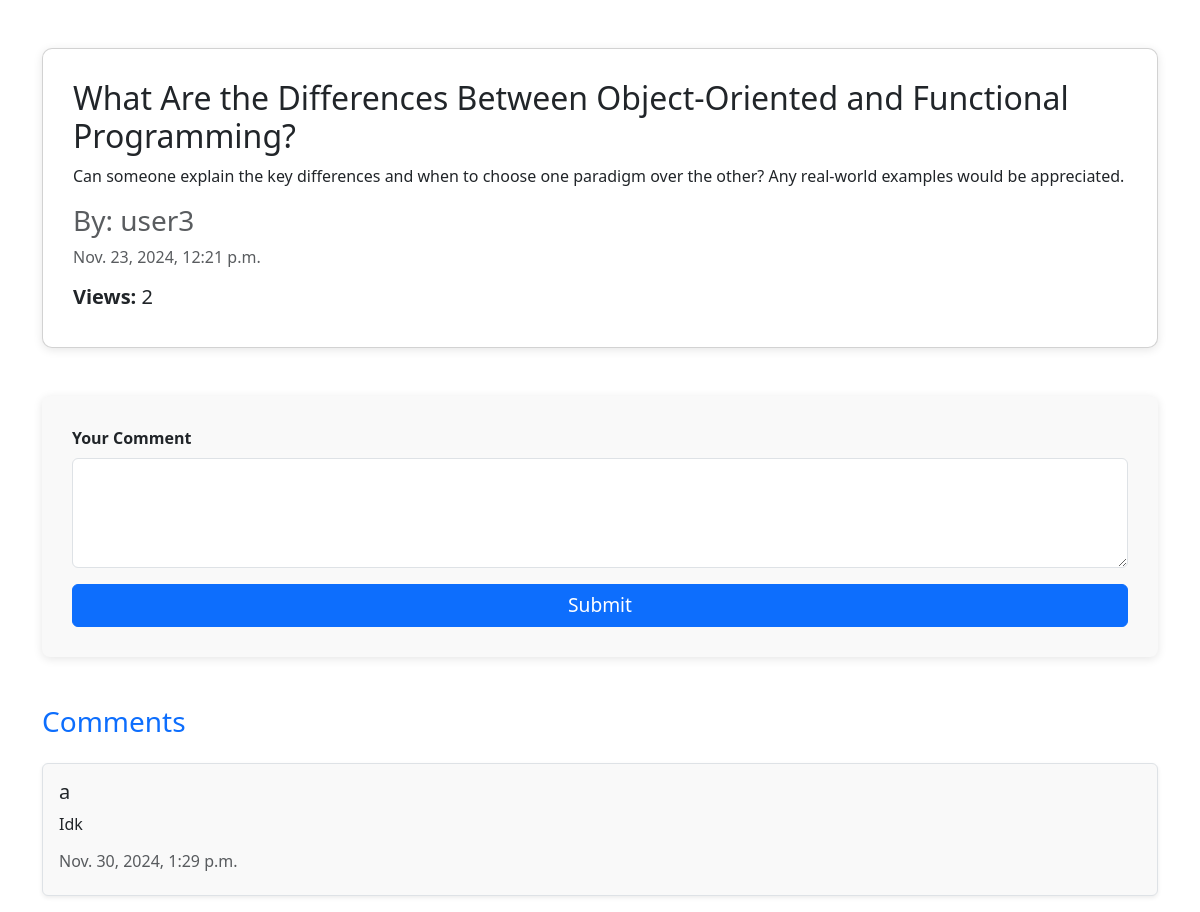
The page /forum/posts/3/ (signed in) on the database its author committed.
### forum/models.py (models this page shows, shortened)
class Post(models.Model):
    title = models.CharField(max_length=255)
    text = models.TextField()
    created_at = models.DateTimeField(auto_now_add=True)
    branch = models.ForeignKey(Branch, on_delete=models.CASCADE)
    author = models.ForeignKey(User, on_delete=models.CASCADE)
    views = models.PositiveIntegerField(default=0)

class Comment(models.Model):
    text = models.TextField()
    author = models.ForeignKey(User, on_delete=models.CASCADE)
    post = models.ForeignKey(Post, on_delete=models.CASCADE)
    created_at = models.DateTimeField(auto_now_add=True)

### forum/views.py (the view)
# urls.py: path('posts/<int:post_id>/', views.show_post, name='post')
@login_required
def show_post(request, post_id):
    if request.method == 'POST':
        form = CommentForm(request.POST)
        if form.is_valid():
            comment = form.save(commit=False)
            comment.author = request.user
            comment.post = Post.objects.get(id=post_id)
            comment.save()
            return redirect('post', post_id=post_id)
    else:
        form = CommentForm()
    post = get_object_or_404(Post, id=post_id)
    viewed_posts = request.session.get('viewed_posts', [])
    if post_id not in viewed_posts:
        post.views += 1
        post.save()
        viewed_posts.append(post_id)
        request.session['viewed_posts'] = viewed_posts
    comments = Comment.objects.filter(post=post)
    return render(request, 'forum/show_post.html', {'post': post, 'comments': comments, 'form': form})

### forum/forms.py
class CommentForm(forms.ModelForm):
    class Meta:
        model = Comment
        fields = ['text']

### forum/templates/forum/show_post.html (shortened to what this page needs)
<!DOCTYPE html>
<html lang="en">
<head>
    <link href="https://cdn.jsdelivr.net/npm/bootstrap@5.3.2/dist/css/bootstrap.min.css" rel="stylesheet">
</head>
<body>
    <div class="container mt-5">
        <div id="post" class="mb-5">
            <div class="card post-card mb-4">
                <div class="card-body post-card-body">
                    <h1 class="card-title">{{ post.title }}</h1>
                    <p class="card-text">{{ post.text }}</p>
                    <h3 class="text-muted">By: {{ post.author }}</h3>
                    <p class="text-muted">{{ post.created_at }}</p>
                    <h5><strong>Views:</strong> {{ post.views }}</h5>
                </div>
            </div>
        </div>
        <div class="form-container mb-5">
            <form method="post" action="#">
                <div class="mb-3">
                    <label for="commentText" class="form-label">Your Comment</label>
                    <textarea id="commentText" name="text" class="form-control w-100" rows="4"></textarea>
                </div>
                <button type="submit" class="btn btn-primary">Submit</button>
            </form>
        </div>
        <div id="comments">
            <h3 class="mb-4 text-primary">Comments</h3>
            {% if comments %}
                {% for comment in comments %}
                    <div class="comment mb-3 p-3 border rounded shadow-sm">
                        <h5 class="mb-2 font-weight-bold">{{ comment.author }}</h5>
                        <p>{{ comment.text }}</p>
                        <h6 class="text-muted">{{ comment.created_at }}</h6>
                    </div>
                {% endfor %}
            {% else %}
                <p class="text-muted">No comments yet.</p>
            {% endif %}
        </div>
    </div>
</body>
</html>

### forum/templates/forum/show_post.html (style rules this page uses)
.comment { margin-bottom: 20px; border: 1px solid #ddd; padding: 15px; border-radius: 8px; background-color: #f9f9f9; }
.post-card { box-shadow: 0 2px 10px rgba(0, 0, 0, 0.1); border-radius: 10px; }
.post-card-body { padding: 30px; }
.post-card h1 { font-size: 2rem; }
.form-container { background-color: #f9f9f9; padding: 30px; border-radius: 8px; box-shadow: 0 2px 10px rgba(0, 0, 0, 0.1); }
.form-container .form-label { font-weight: 600; }
.form-container button { width: 100%; font-size: 1.2rem; }

### rows shown on the page
Post: title "What Are the Differences Between Object-Oriented and Functional Programming?", text "Can someone explain the key differences and when to choose one paradigm over the other? Any real-world examples would be appreciated.", author "user3", created_at "Nov. 23, 2024, 12:21 p.m.", views "2"
Comment: author "a", text "Idk", created_at "Nov. 30, 2024, 1:29 p.m."
